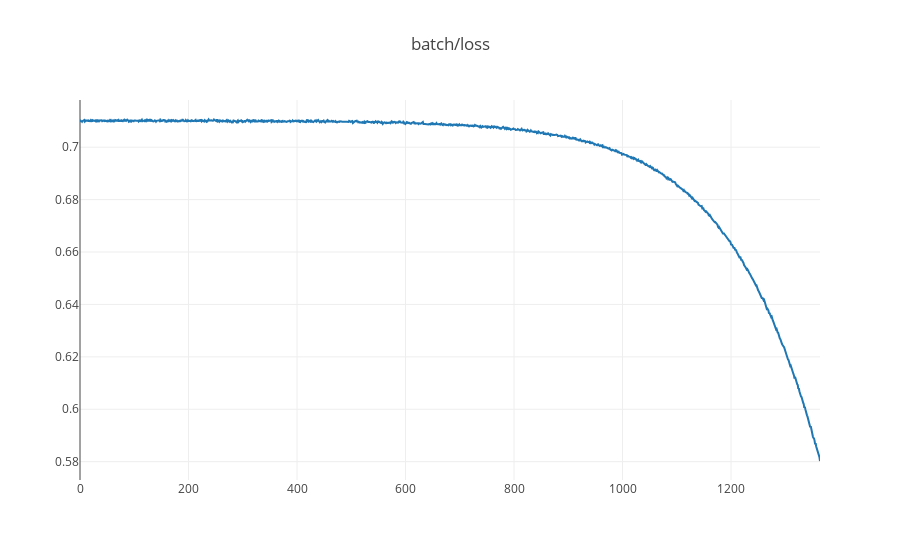
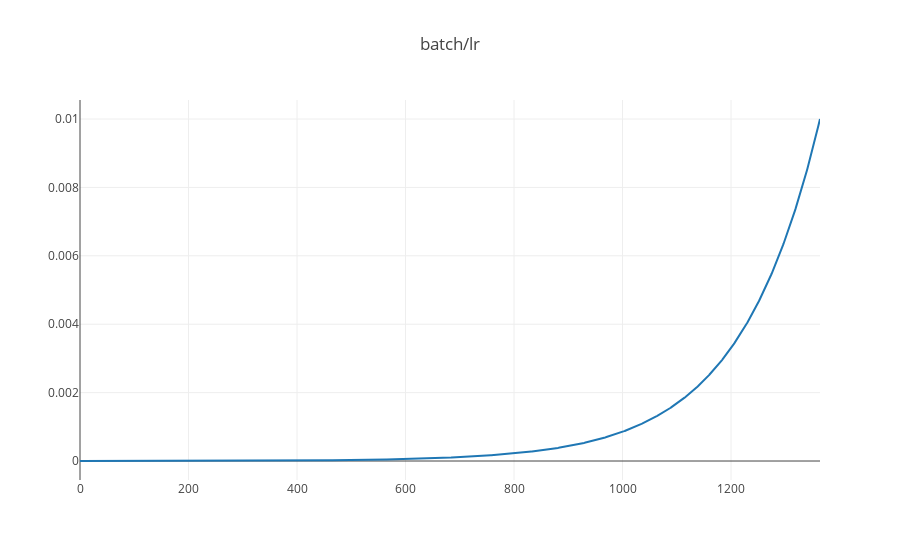

Source (notebook cell) for these figures, in order:
### Code cell
keker.plot_kek_lr("logdir/resnet50")

### Figure 1 — Plotly figure (JSON) as saved in the notebook; plotly's stock layout.template omitted (floating-point values rounded to 4 significant figures; data arrays with more than 128 entries replaced by an {"elided": "..."} marker saying what was removed)
{"data": [{"name": "train/batch/loss", "type": "scatter", "uid": "a3625763-0046-4762-ae1e-edfa6870c8c3", "x": {"elided": "1365 int values"}, "y": {"elided": "1365 float values"}}], "layout": {"title": {"text": "batch/loss"}, "yaxis": {"hoverformat": ".6f"}}}

### Figure 2 — Plotly figure (JSON) as saved in the notebook; plotly's stock layout.template omitted (floating-point values rounded to 4 significant figures; data arrays with more than 128 entries replaced by an {"elided": "..."} marker saying what was removed)
{"data": [{"name": "train/batch/lr", "type": "scatter", "uid": "a1284d32-87b3-44d0-9dbf-db28a4548da0", "x": {"elided": "1365 int values"}, "y": {"elided": "1365 float values"}}], "layout": {"title": {"text": "batch/lr"}, "yaxis": {"hoverformat": ".6f"}}}
